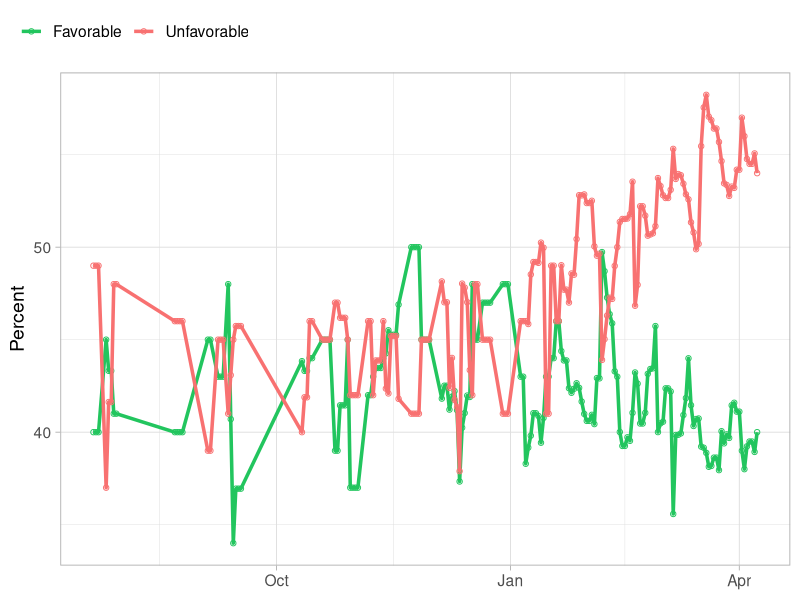

Write the R code that produced this figure. (Note: this script raises an error after producing the figure.)
## ---- chunk 1
library(slider)
uark_enrollment <- data.frame(
  year = c(2012, 2013, 2014, 2015, 2016, 2017, 2018, 2019, 2020, 2021, 2022, 2023, 2024),
  full_time = c(19508, 20379, 21047, 21415, 21668, 22144, 22602, 22193, 22070, 23282, 25214, 28426, 29886),
  part_time = c(5029, 4962, 5190, 5339, 5526, 5414, 5176, 5366, 5492, 5786, 5722, 3714, 3724)
)
uark_enrollment$total <- uark_enrollment$full_time + uark_enrollment$part_time

print(uark_enrollment$total)
## ---- chunk 2
slide_dbl(uark_enrollment$total, mean, .before = 0, .after = 0, .complete = TRUE)
## ---- chunk 3
slide_dbl(uark_enrollment$total, mean, .before = 1, .after = 1, .complete = TRUE)
## ---- chunk 4

## ---- chunk 5
uark_enrollment$total
T <- nrow(uark_enrollment)
# y_{t-1}
c(NA, uark_enrollment$total[1:(T-1)])

# Lag $y_t$ by 1
slide_dbl(uark_enrollment$total, mean, .before = 1, .after = -1, .complete = TRUE)
## ---- chunk 6
slide_dbl(uark_enrollment$total, mean, .before = 3, .after = 0, .complete = TRUE)
## ---- chunk 7

## ---- chunk 8
library(lubridate) # install.packages("lubridate")
library(slider) # install.packages("slider")
library(forecast) # install.packages("forecast")

# Time-series data
avg_polls <- read.csv("data/silver_bulletin_musk_favorability.csv")
avg_polls$date <- ymd(avg_polls$date)
## ---- chunk 9
library(ggplot2) # install.packages("ggplot2")

# Custom function to make nice looking plots with raw polls and smoothed
plot_polls <- function(avg_polls, favorable_colname, unfavorable_colname) {
  ggplot() +
  geom_point(
    aes(x = date, y = favorable, color = "A"),
    data = avg_polls, shape = 21
  ) +
  geom_line(
    aes(x = date, y = .data[[favorable_colname]], color = "A"),
    data = avg_polls, size = 1.2
  ) +
  geom_point(
    aes(x = date, y = unfavorable, color = "B"),
    data = avg_polls, shape = 21
  ) +
  geom_line(
    aes(x = date, y = .data[[unfavorable_colname]], color = "B"),
    data = avg_polls, size = 1.2
  ) +
  scale_color_manual(
    values = c("A" = "#22c55e", "B" = "#f87171"),
    labels = c("A" = "Favorable", "B" = "Unfavorable")
  ) +
  labs(color = NULL, x = NULL, y = "Percent") +
  theme_light(base_size = 14) +
  theme(
    legend.position = "top",
    legend.justification = c(0, 1),
    legend.location = "plot"
  )
}
## ---- chunk 10
plot_polls(avg_polls, "favorable", "unfavorable")
## ---- chunk 11
# Insert code here
avg_polls$favorable_ma_3day <- 
avg_polls$unfavorable_ma_3day <-

# Then plot it using our function:
plot_polls(avg_polls, "favorable_ma_3day", "unfavorable_ma_3day")
## ---- chunk 12
# Insert code here:
avg_polls$favorable_ma_7day <- 
avg_polls$unfavorable_ma_7day <-

# Then plot it using our function:
plot_polls(avg_polls, "favorable_ma_7day", "unfavorable_ma_7day")
## ---- chunk 13
# Insert code here:
avg_polls$favorable_ma_14day <- 
avg_polls$unfavorable_ma_14day <-


# Then plot it using our function:
plot_polls(avg_polls, "favorable_ma_14day", "unfavorable_ma_14day")
## ---- chunk 14
# `$fitted` grabs the fitted values in the observed time-series
avg_polls$favorable_ses_pt8 = ses(avg_polls$favorable, alpha = 0.8)$fitted
avg_polls$unfavorable_ses_pt8 = ses(avg_polls$unfavorable, alpha = 0.8)$fitted
plot_polls(avg_polls, "favorable_ses_pt8", "unfavorable_ses_pt8")
## ---- chunk 15

## ---- chunk 16

## ---- chunk 17
df <- read.csv("data/severance_wikipedia_views.csv")
# convert to `Date` class
df$date <- ymd(df$date)
# Filter since December 2024
df <- df[df$date >= ymd("2024-12-01"), ]

ggplot() + 
  geom_line(aes(x = date, y = views), data = df) + 
  labs(x = NULL, y = "Daily Wikipedia Page Views") + 
  theme_light(base_size = 14)
## ---- chunk 18
df$views_5day_ma <- slide_dbl(df$views, mean, .before = 4L, .after = 0L, .complete = TRUE)
df$views_ses <- ses(df$views)$fitted
summary(ses(df$views))

ggplot() + 
  geom_line(aes(x = date, y = views), data = df, color = "grey40") + 
  geom_line(
    aes(x = date, y = views_5day_ma), 
    data = df, color = "maroon", linewidth = 1.2
  ) + 
  geom_line(
    aes(x = date, y = views_ses), 
    data = df, color = "navy", linewidth = 1.2
  ) + 
  labs(x = NULL, y = "Daily Wikipedia Page Views") + 
  theme_light(base_size = 14)
